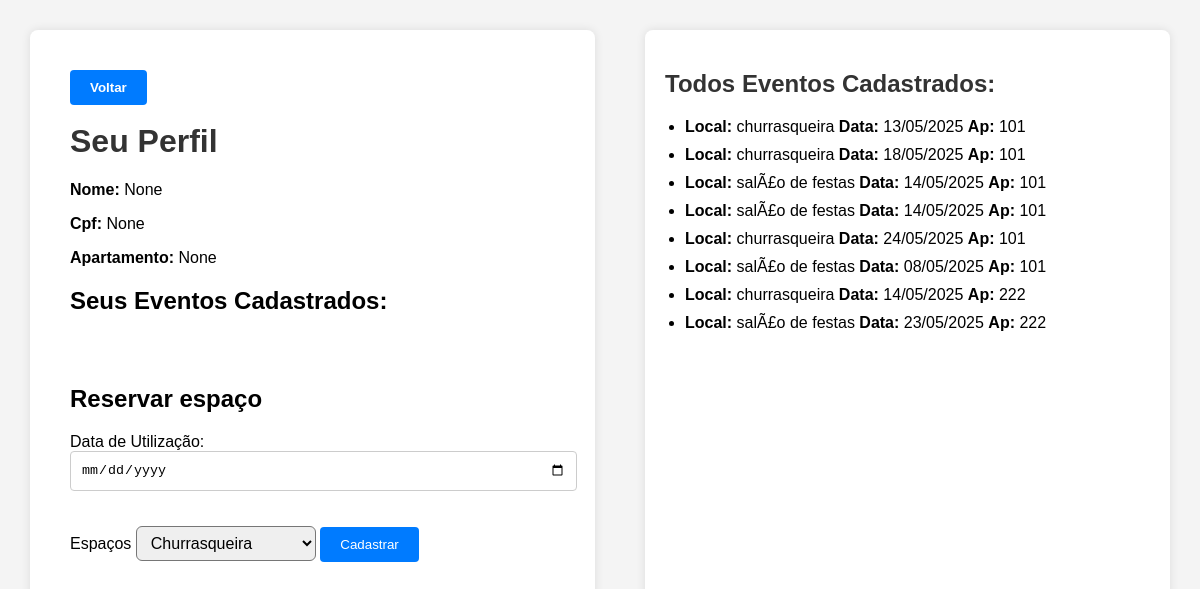
The app's page /cadastro_evento, older data.
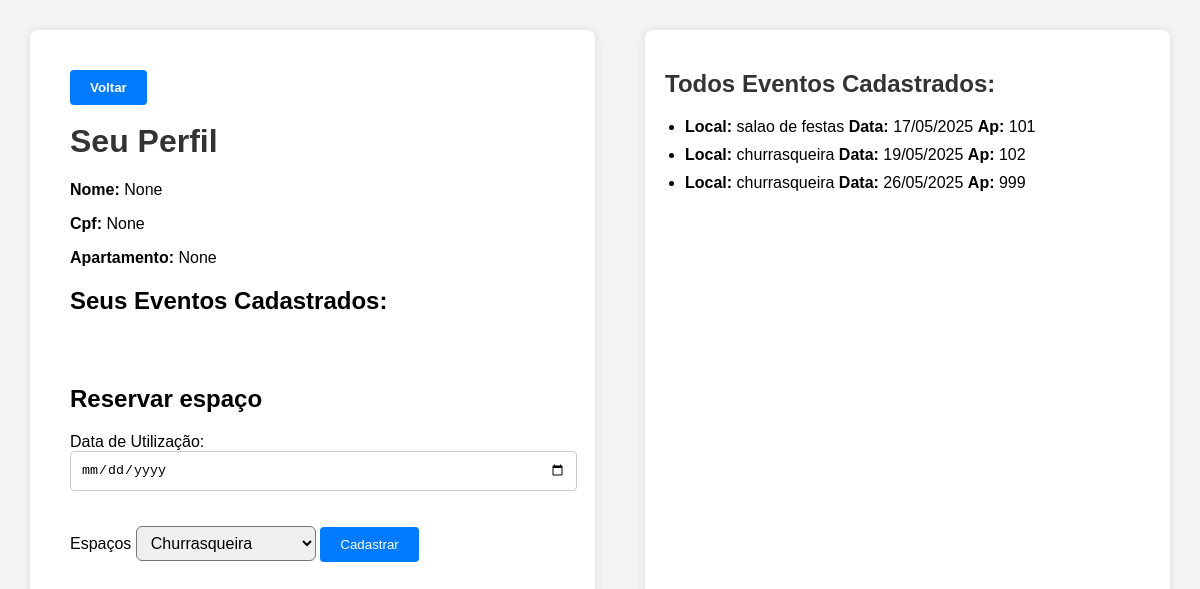
The same page, newer data.
### app.py (models this page shows)
class Espaco(db.Model):
    __tablename__ = 'agendamento_evento'
    id = db.Column(db.Integer, primary_key=True)
    cpf_morador = db.Column(db.Integer, nullable=False)
    data = db.Column(db.DateTime, nullable = False)
    local = db.Column(db.Integer)
    ambientes = db.Column(db.String(50), nullable=False)
    apartamento = db.Column(db.String(10), nullable=False)
    convidados = db.relationship('ConvidadoEvento', backref='evento', cascade='all, delete-orphan')

### app.py (the view)
@app.route('/cadastro_evento', methods=['GET', 'POST'])
def evento():
    nome_usuario = session.get('usuario_nome')
    cpf_morador = session.get('usuario_cpf')
    ap_morador = session.get('usuario_apartamento')
    error = request.args.get('error')
    eventos = Espaco.query.filter_by(cpf_morador=cpf_morador).all()
    todosEventos = Espaco.query.all()
    return render_template('cadastrar_evento.html', nome=nome_usuario , cpf = cpf_morador , apartamento = ap_morador , eventos = eventos , todosEventos = todosEventos , error = error)

### templates/cadastrar_evento.html (shortened to what this page needs)
<!DOCTYPE html>
<html lang="pt-br">
<head>
</head>
<body>
  <div class="container">
    <div class="formulario">
        <div class="voltar-pagina">
          <button onclick="window.location.href='/pinicial'" class="botao-voltar">Voltar</button>
        </div>
        <h1>Seu Perfil</h1>
            <div class="perfil-info">
              <p><strong>Nome:</strong> {{ nome }}</p>
              <p><strong>Cpf:</strong> {{ cpf }}</p>
              <p><strong>Apartamento:</strong> {{ apartamento }}</p>
            </div>
            <div class="eventos-cadastrados">
        <h2>Seus Eventos Cadastrados:</h2>
      </div>
          <form method="POST" action="/addEvento" class="espacamento-superior">
          <h2>{{ 'Editar Familiar' if familiar_editado else 'Reservar espaço' }}</h2>
          <label>Data de Utilização:</label>
          <input type="date" name="data_uso" required>
          <label>Espaços </label>
          <select name="select" id="" class="campo-select">
            <option value="churrasqueira">Churrasqueira</option>
          </select>
        <button type="submit">{{ 'Salvar' if familiar_editado else 'Cadastrar' }}</button>
      </form>
    </div>
    <div class="lista-convidados">
      <div class="eventos-cadastrados">
        <h2>Todos Eventos Cadastrados:</h2>
        <ul>
          {% for eventos in todosEventos %}
            <li>
              <strong>Local:</strong> {{ eventos.ambientes }}
              <strong>Data:</strong> {{ eventos.data.strftime('%d/%m/%Y') }}
              <strong>Ap:</strong> {{ eventos.apartamento }}
            </li>
          {% endfor %}
        </ul>
      </div>
    </div>
  </div>
</body>
</html>

### templates/cadastrar_evento.html (style rules this page uses)
body { font-family: Arial, sans-serif; margin: 0; background-color: #f4f4f4; }
.botao-voltar { display: inline-block; margin-bottom: 8px; background-color: #007bff; color: white; padding: 6px 12px; border-radius: 4px; text-decoration: none; font-weight: bold; }
.voltar-pagina { margin-bottom: 10px; }
.botao-voltar { margin-top: 0; margin-left: 0; }
.container { display: flex; padding: 30px; gap: 50px; }
.formulario { flex: 1; background-color: #ffffff; padding: 40px; border-radius: 8px; box-shadow: 0 0 10px rgba(0, 0, 0, 0.1); min-height: 80vh; }
.formulario h1 { margin-top: 0; color: #333; }
.formulario input[type="date"] { width: 100%; padding: 10px; margin-bottom: 35px; border-radius: 4px; border: 1px solid #ccc; }
.formulario button { padding: 10px 20px; border: none; background-color: #007BFF; color: white; border-radius: 4px; cursor: pointer; }
.espacamento-superior { margin-top: 70px; }
.campo-select { width: 180px; height: 35px; font-size: 16px; padding: 5px 10px; border-radius: 6px; }
.lista-convidados { flex: 1; background-color: #ffffff; padding: 20px; border-radius: 8px; max-height: 90vh; overflow-y: auto; box-shadow: 0 0 10px rgba(0, 0, 0, 0.1); display: flex; flex-direction: column; }
.eventos-cadastrados { margin-bottom: 30px; }
.eventos-cadastrados ul { list-style-type: disc; padding-left: 20px; }
.eventos-cadastrados li { margin-bottom: 10px; }
.lista-convidados h2 { color: #333; }

Row changes from the older to the newer data that the page shows:
removed Espaco: ambientes "churrasqueira", data "13/05/2025", apartamento "101"
removed Espaco: ambientes "salÃ£o de festas", data "14/05/2025", apartamento "101"
removed Espaco: ambientes "churrasqueira", data "24/05/2025", apartamento "101"
removed Espaco: ambientes "salÃ£o de festas", data "08/05/2025", apartamento "101"
removed Espaco: ambientes "churrasqueira", data "14/05/2025", apartamento "222"
removed Espaco: ambientes "salÃ£o de festas", data "23/05/2025", apartamento "222"
changed Espaco: ambientes "churrasqueira" → "salao de festas"; data "18/05/2025" → "17/05/2025"
changed Espaco (number 2 of 3 on the later page): ambientes "salÃ£o de festas" → "churrasqueira"; data "14/05/2025" → "19/05/2025"; apartamento "101" → "102"
added Espaco: ambientes "churrasqueira", data "26/05/2025", apartamento "999"
